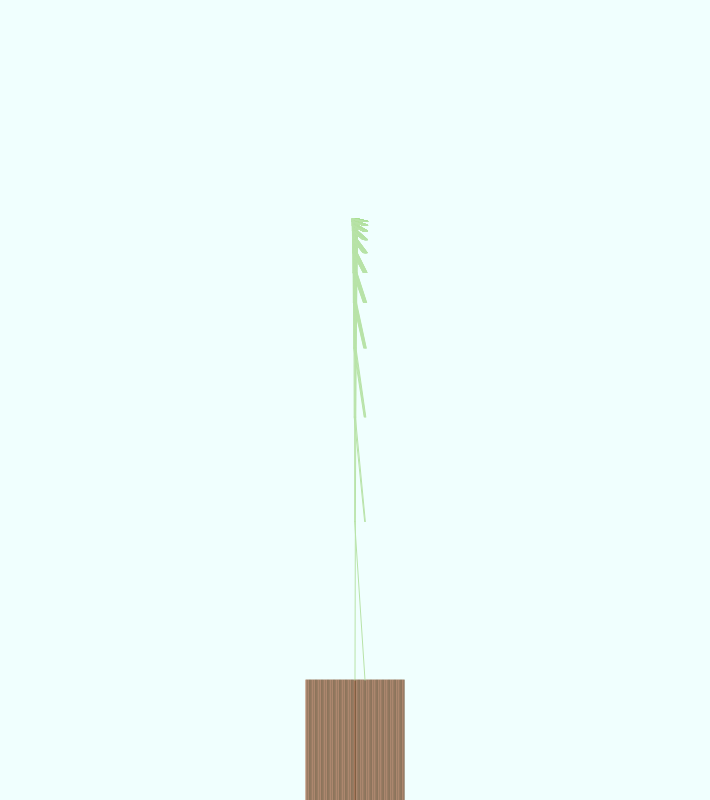
Frame 1 (no input)
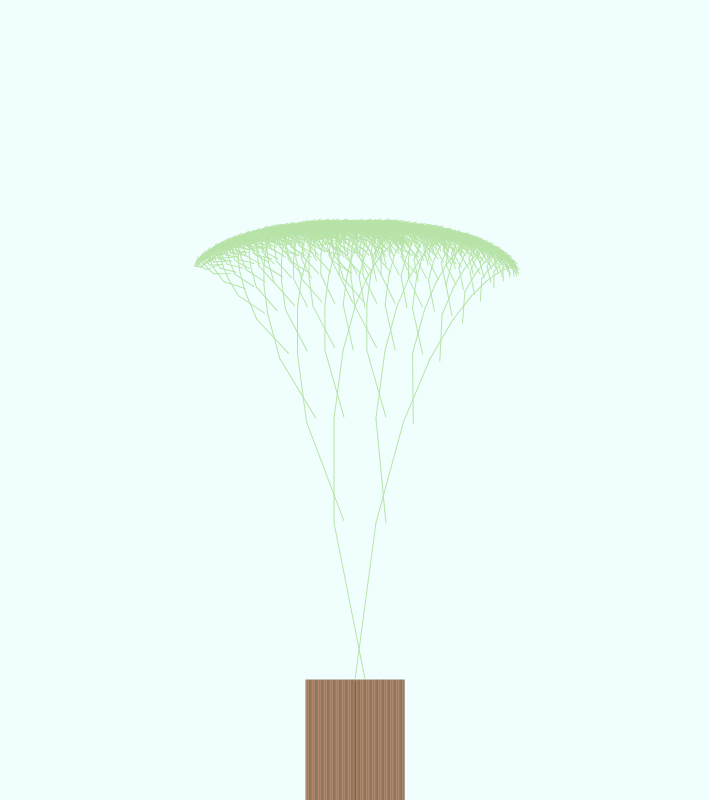
Frame 60 (no input)
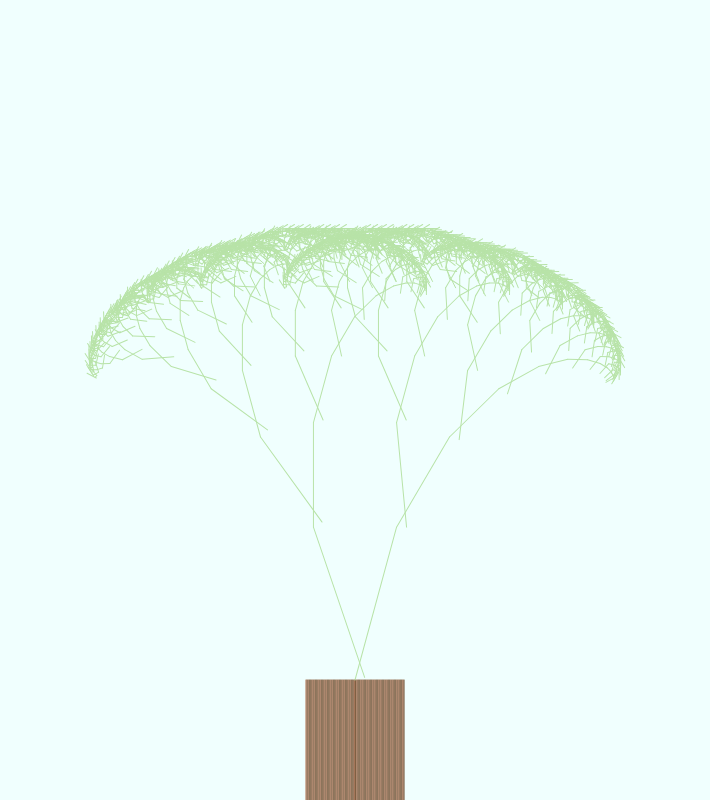
Frame 120 (the mouse pressed at the canvas centre since frame 60)

The p5.js sketch that drew these frames (run headless with seeded random() and noise() and a simulated clock; from frame 60 on, the mouse is pressed at the canvas centre):

// p5.js sketch
// ── sketch.js
let theta;
let x = 0;
let reverse = false;
function setup() {
    createCanvas(710, 800);
}

function draw() {
    background("#F0FFFE");
    // frameRate(15);
    stroke(255);

    if (reverse) {
        x--;
    } else {
        x++;
    }
    if (x > 200) {
        reverse = true;
    }
    if (x < 50) {
        reverse = false;
    }
    let a = (x / width) * 90;
    // Convert it to radians
    theta = radians(a);
    // Start the tree from the bottom of the screen
    translate(width / 2, height);
    stroke("#AF6E4C")
    for (let i = 0; i < 50; i++) {
        line(i, 0, i, -120);
        if (i % 2 == 0) {
            stroke("#654322")
        } else if (i % 3 == 0) {
            stroke("#784E2D")
        } else {
            stroke("#AF6E4C")
        }
        line(-i, 0, -i, -120);
    }
    stroke("#00000");
    // Move to the end of that line
    translate(0, -120);
    // Start the recursive branching!
    branch(240);

}

function branch(h) {
    // Each branch will be 2/3rds the size of the previous one
    h *= 0.66;
    stroke("#B8E3A8");
    // All recursive functions must have an exit condition!!!!
    // Here, ours is when the length of the branch is 2 pixels or less
    if (h > 2) {

        push();    // Save the current state of transformation (i.e. where are we now)
        rotate(theta);   // Rotate by theta

        line(0, 0, 0, -h);  // Draw the branch
        translate(0, -h); // Move to the end of the branch
        branch(h);       // Ok, now call myself to draw two new branches!!
        pop();     // Whenever we get back here, we "pop" in order to restore the previous matrix state

        // Repeat the same thing, only branch off to the "left" this time!
        push();
        rotate(-theta);

        line(10, 0, 0, -h);
        translate(0, -h);
        branch(h);
        pop();
    }
}
